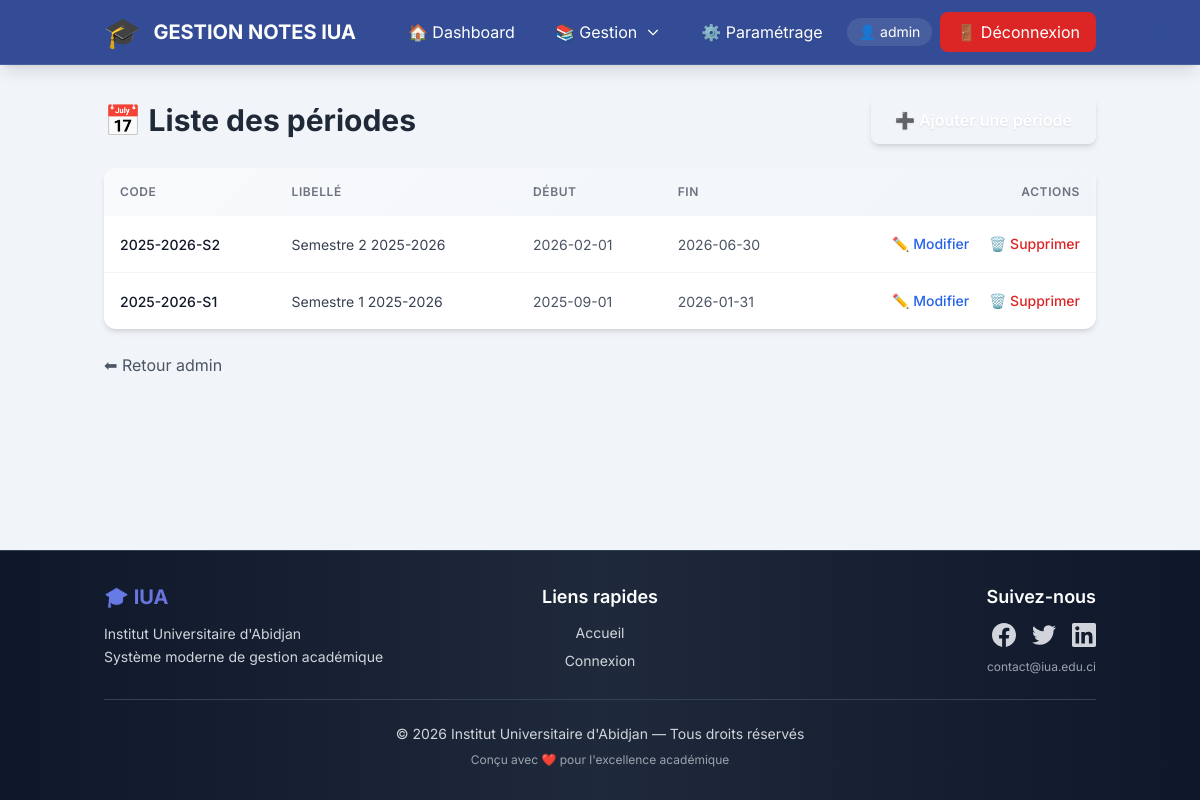
/admin/periodes/liste.php (signed in), run on the app's committed database.
### tables this page shows
CREATE TABLE `periode` (
  `codePeriode` varchar(50) NOT NULL,
  `libellePeriode` varchar(100) NOT NULL,
  `dateDebut` date DEFAULT NULL,
  `dateFin` date DEFAULT NULL
);

### admin/periodes/liste.php (the view, shortened to what this page needs)
<?php
$pdo = Database::getInstance()->getConnection();
$periodes = $pdo->query(
    "SELECT codePeriode, libellePeriode, dateDebut, dateFin
     FROM periode
     ORDER BY dateDebut DESC"
)->fetchAll();
require_once '../../includes/header.php';
require_once '../../includes/navbar.php';
?>
<div class="container mx-auto px-4 py-8 flex-1">
    <div class="flex justify-between items-center mb-6">
        <h2 class="text-3xl font-bold text-gray-800">📅 Liste des périodes</h2>
        <a href="<?= BASE_URL ?>/admin/periodes/ajouter.php"
           class="px-6 py-3 bg-emerald-600 hover:bg-emerald-700 text-white rounded-lg font-semibold transition shadow-md hover:shadow-lg">
            ➕ Ajouter une période
        </a>
    </div>
    <div class="bg-white rounded-xl shadow-md overflow-hidden table-modern">
        <table class="w-full">
            <thead class="bg-gray-50">
                <tr>
                    <th class="px-6 py-4 text-left text-xs font-semibold text-gray-700 uppercase tracking-wider">Code</th>
                    <th class="px-6 py-4 text-left text-xs font-semibold text-gray-700 uppercase tracking-wider">Libellé</th>
                    <th class="px-6 py-4 text-left text-xs font-semibold text-gray-700 uppercase tracking-wider">Début</th>
                    <th class="px-6 py-4 text-left text-xs font-semibold text-gray-700 uppercase tracking-wider">Fin</th>
                    <th class="px-6 py-4 text-right text-xs font-semibold text-gray-700 uppercase tracking-wider">Actions</th>
                </tr>
            </thead>
            <tbody class="divide-y divide-gray-200">
                <?php if (empty($periodes)): ?>
                    <tr>
                        <td colspan="5" class="px-6 py-8 text-center text-gray-500">
                            Aucune période enregistrée.
                        </td>
                    </tr>
                <?php else: ?>
                    <?php foreach ($periodes as $p): ?>
                        <tr class="hover:bg-gray-50 transition">
                            <td class="px-6 py-4 whitespace-nowrap">
                                <span class="text-sm font-medium text-gray-900"><?= htmlspecialchars($p['codePeriode']) ?></span>
                            </td>
                            <td class="px-6 py-4">
                                <span class="text-sm text-gray-700"><?= htmlspecialchars($p['libellePeriode']) ?></span>
                            </td>
                            <td class="px-6 py-4 whitespace-nowrap">
                                <span class="text-sm text-gray-600"><?= htmlspecialchars($p['dateDebut']) ?></span>
                            </td>
                            <td class="px-6 py-4 whitespace-nowrap">
                                <span class="text-sm text-gray-600"><?= htmlspecialchars($p['dateFin']) ?></span>
                            </td>
                            <td class="px-6 py-4 whitespace-nowrap text-right text-sm font-medium">
                                <a href="<?= BASE_URL ?>/admin/periodes/modifier.php?codePeriode=<?= urlencode($p['codePeriode']) ?>"
                                   class="text-blue-600 hover:text-blue-900 mr-4">✏️ Modifier</a>
                                <a href="<?= BASE_URL ?>/admin/periodes/supprimer.php?codePeriode=<?= urlencode($p['codePeriode']) ?>"
                                   onclick="return confirm('Supprimer cette période ?')"
                                   class="text-red-600 hover:text-red-900">🗑️ Supprimer</a>
                            </td>
                        </tr>
                    <?php endforeach; ?>
                <?php endif; ?>
            </tbody>
        </table>
    </div>
    <div class="mt-6">
        <a href="<?= BASE_URL ?>/admin/index.php"
           class="text-gray-600 hover:text-navy transition">
            ⬅ Retour admin
        </a>
    </div>
</div>
<?php
require_once '../../includes/footer.php';
?>

### assets/css/style.css (style rules this page uses)
:root { --primary: #e50914; --primary-dark: #b20710; --primary-light: #ff1a24; --secondary: #564d4d; --secondary-light: #6e6464; --accent: #00d9ff; --accent-dark: #00b8d4; --accent-glow: rgba(0, 217, 255, 0.4); --bg-dark: #0a0a0a; --bg-card: #1a1a1a; --bg-card-hover: #252525; --bg-pearl: #f1f5f9; --bg-glass: rgba(255, 255, 255, 0.1); --text-primary: #ffffff; --text-secondary: #b3b3b3; --text-dark: #1a1a1a; --text-gray: #6b7280; --gradient-primary: linear-gradient(135deg, #667eea 0%, #764ba2 100%); --gradient-accent: linear-gradient(135deg, #f093fb 0%, #f5576c 100%); --gradient-emerald: linear-gradient(135deg, #10b981 0%, #059669 100%); --gradient-blue: linear-gradient(135deg, #3b82f6 0%, #1e40af 100%); --gradient-purple: linear-gradient(135deg, #a855f7 0%, #7c3aed 100%); --gradient-orange: linear-gradient(135deg, #f97316 0%, #ea580c 100%); --gradient-hero: linear-gradient(135deg, #1e3a8a 0%, #3b82f6 50%, #1e3a8a 100%); --shadow-sm: 0 1px 2px 0 rgba(0, 0, 0, 0.05); --shadow-md: 0 4px 6px -1px rgba(0, 0, 0, 0.1), 0 2px 4px -1px rgba(0, 0, 0, 0.06); --shadow-lg: 0 10px 15px -3px rgba(0, 0, 0, 0.1), 0 4px 6px -2px rgba(0, 0, 0, 0.05); --shadow-xl: 0 20px 25px -5px rgba(0, 0, 0, 0.1), 0 10px 10px -5px rgba(0, 0, 0, 0.04); --shadow-2xl: 0 25px 50px -12px rgba(0, 0, 0, 0.25); --shadow-glow: 0 0 20px rgba(0, 217, 255, 0.3); --shadow-glow-primary: 0 0 20px rgba(229, 9, 20, 0.3); --radius-sm: 0.375rem; --radius-md: 0.5rem; --radius-lg: 0.75rem; --radius-xl: 1rem; --radius-2xl: 1.5rem; --radius-full: 9999px; --transition-fast: 0.15s ease-in-out; --transition-base: 0.3s ease-in-out; --transition-slow: 0.5s ease-in-out; --spacing-xs: 0.25rem; --spacing-sm: 0.5rem; --spacing-md: 1rem; --spacing-lg: 1.5rem; --spacing-xl: 2rem; --navy: #1e3a8a; --pearl: #f1f5f9; --emerald: #10b981; }
* { margin: 0; padding: 0; box-sizing: border-box; }
html { scroll-behavior: smooth; }
body { font-family: 'Inter', -apple-system, BlinkMacSystemFont, 'Segoe UI', Roboto, 'Helvetica Neue', Arial, sans-serif; -webkit-font-smoothing: antialiased; -moz-osx-font-smoothing: grayscale; overflow-x: hidden; }
.table-modern { background: white; border-radius: var(--radius-lg); overflow: hidden; box-shadow: var(--shadow-md); }
.table-modern thead { background: linear-gradient(135deg, #f8fafc 0%, #f1f5f9 100%); }
.table-modern thead th { padding: 1rem; font-weight: 600; text-transform: uppercase; font-size: 0.75rem; letter-spacing: 0.05em; color: var(--text-gray); }
.table-modern tbody tr { transition: all var(--transition-fast); border-bottom: 1px solid #f1f5f9; }
.table-modern tbody td { padding: 1rem; }
.btn-premium, button, a[class*="bg-gradient"], a[class*="bg-blue"], a[class*="bg-emerald"], a[class*="bg-purple"], a[class*="bg-navy"] { color: white !important; text-shadow: 0 1px 2px rgba(0, 0, 0, 0.1); }

### data on the page
periode: codePeriode "2025-2026-S2", libellePeriode "Semestre 2 2025-2026", dateDebut "2026-02-01", dateFin "2026-06-30"
periode: codePeriode "2025-2026-S1", libellePeriode "Semestre 1 2025-2026", dateDebut "2025-09-01", dateFin "2026-01-31"

### other printed values
$_SESSION['login'] "admin"
